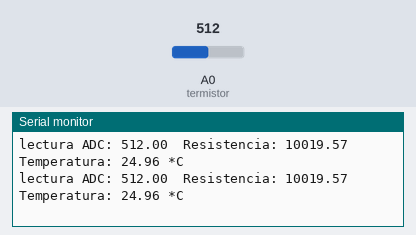
Bench run of a sketch on a simulated Arduino Uno, built with avr-gcc and run on an emulated ATmega328P. Parts: the last lines printed to the serial monitor. Inputs (shaded band) come from the test bench; at power-on: A0 (termistor) = 512.

Above: at 4.2 s.
4.3 s: A0 (termistor) set to 773
At 4.46 s:
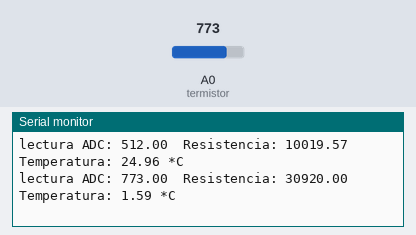
7.3 s: A0 (termistor) set to 802
At 7.32 s:
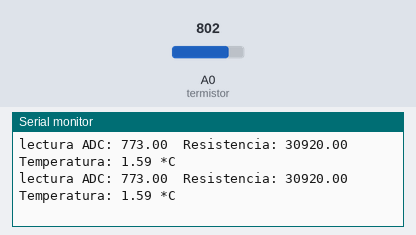
13.3 s: A0 (termistor) set to 916
At 13.34 s:
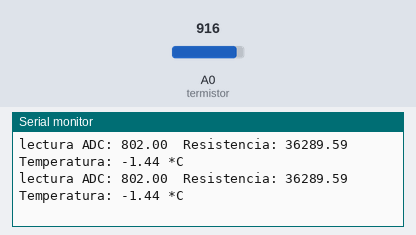
16.3 s: A0 (termistor) set to 949
At 16.35 s:
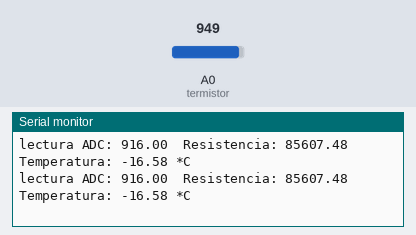
Timing chart, 0 to 18.8 s (numbered marks = the images above; inputs shaded):
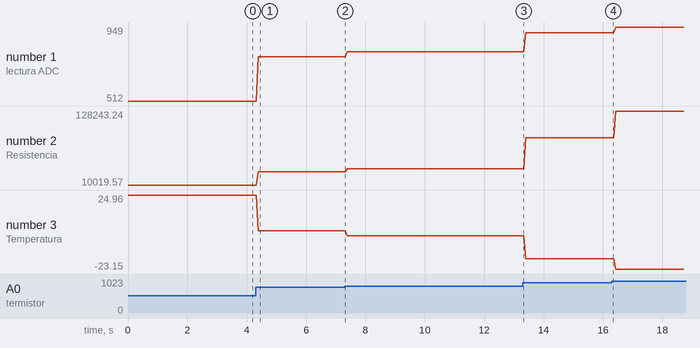

The sketch:

practica3.ino
```cpp
int resistenciaSerie = 10000;
int termistor = A0;
int Ro = 10000;
int To = 25;
void setup() {
  // put your setup code here, to run once:
  Serial.begin(9600);
}

void loop() {
  // Primero leemos el pin analogico del termistor
  float ADC;
  ADC = analogRead(termistor);
  Serial.print("lectura ADC: ");
  Serial.print(ADC);

  //convertimos el valor leido a resistencia usando la formula..
  float resistencia;
  resistencia = (1023/ADC) - 1;
  resistencia = resistenciaSerie / resistencia;
  Serial.print("\tResistencia: ");
  Serial.print(resistencia);


  //convertimos el valor de la resistencia a temperatura
  float temp;
  temp = resistencia / Ro;
  temp = log(temp);
  temp /= 3950;
  temp += 1.0 / (To + 273.15);
  temp = 1.0 / temp;
  temp -= 273.15;
  Serial.print("\tTemperatura: ");
  Serial.print(temp);
  Serial.println(" *C");


}
```

Measured:
- after the input at 4.3 s, the serial monitor: prints a new line after 0.09 s (image 1)
- plotted number 1: 512 → 773 after the input at 4.3 s, 773 → 802 after the input at 7.3 s, 802 → 916 after the input at 13.3 s, 916 → 949 after the input at 16.3 s
- plotted number 2: 10019.57 → 30920 after the input at 4.3 s, 30920 → 36289.59 after the input at 7.3 s, 36289.59 → 85607.48 after the input at 13.3 s, 85607.48 → 128243.24 after the input at 16.3 s
- plotted number 3: 24.96 → 1.59 after the input at 4.3 s, 1.59 → -1.44 after the input at 7.3 s, -1.44 → -16.58 after the input at 13.3 s, -16.58 → -23.15 after the input at 16.3 s
